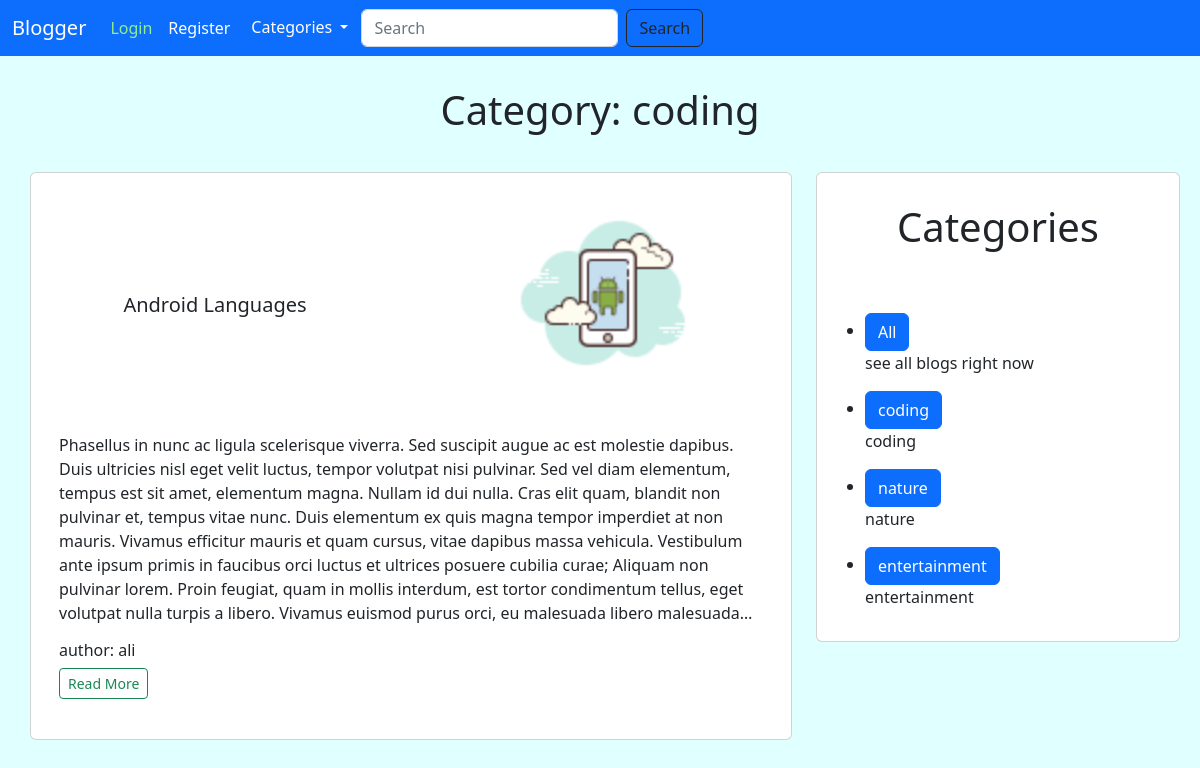
/category/coding/, run on the app's committed database.
### blog/models.py (models this page shows, shortened)
class Blog(models.Model):
    slug = models.CharField(max_length=500, unique=True)
    created_on = models.DateTimeField(auto_now_add=True)
    author = models.ForeignKey(User, on_delete=models.CASCADE)
    title = models.CharField(max_length=150)
    body = models.TextField(max_length=4000)
    category = models.ForeignKey(
        Category, on_delete=models.PROTECT, null=False)
    image = models.ImageField(default='kiaei.jpg',
                              upload_to='blog_pictures')
    likes = models.ManyToManyField(User, related_name='blog_posts')

class Category(models.Model):
    name = models.CharField(max_length=150)
    description = models.CharField(max_length=1000)

### blog/views.py (the view)
# urls.py: path('category/<str:cats>/', views.category, name='category'),
def category(request, cats):
    category_name = Category.objects.get(name=cats)
    category_blogs = Blog.objects.filter(category=category_name)
    categories = Category.objects.all()
    return render(request, 'blog/category.html',
                  {'cats': cats, 'category_blogs': category_blogs, 'categories': categories})

### blog/templates/blog/category.html
{% extends 'blog/base.html' %}
{% block body %}
<h1>Category: {{cats}}</h1>
<div class="row">
    <div class="col-md-8">
        {% for blog in category_blogs %}
        <div style="margin-left: 30px; margin-bottom: 30px;" class="card">
            <div class="row">
                <div class="col-md-6 text-center">
                    <h5 style="margin-top:120px;" class="card-title">{{blog.title}}</h5>
                </div>
                <div class="col-md-6">
                    <img style="border-radius: 30px; margin-left: 80px; margin-top: 20px;" width="200px" height="200px"
                        src="{{blog.image.url}}" alt="">
                </div>
            </div>
            <div class="row">
                <div style="padding: 40px;" class="col-md-12">
                    <p class="card-text text">{{blog.body}}</p>
                    <h6>author: {{blog.author}}</h6>
                    <a href="{% url 'blog:details' blog.slug %}" class="btn btn-outline-success btn-sm">Read
                        More</a>
                </div>
            </div>
        </div>
        {% endfor %}
    </div>
    <div class="col-md-4">
        <div style="margin-right:20px;" class="card">
            <div class="card-title">
                <h1>Categories</h1>
            </div>
            <div class="card-body">
                <ul>
                    <li>
                        <a class="btn btn-primary" href="{% url 'blog:index' %}">All</a>
                        <p>see all blogs right now</p>
                    </li>
                    {% for category in categories %}
                    <li>
                        <a class="btn btn-primary" href="{% url 'blog:category' category.name %}">{{category.name}}</a>
                        <p>{{category.description}}</p>
                    </li>
                    {% endfor %}
                </ul>
            </div>
        </div>
    </div>
</div>
{% endblock body %}

### blog/static/blog/style.css (style rules this page uses)
h1 { text-align: center; padding: 30px; }
body { background-color: lightcyan; }
.text { overflow: hidden; text-overflow: ellipsis; display: -webkit-box; -webkit-line-clamp: 8; line-clamp: 8; -webkit-box-orient: vertical; }

### data on the page
Blog: title "Android Languages", image (picture), body "Phasellus in nunc ac ligula scelerisque viverra. Sed suscipit augue ac est molestie dapibus. Duis ultricies nisl eget velit luctus, tempor volutpat nisi pulvinar. Sed vel diam elementum, tempus est sit amet, elementum magna. Nullam id dui nulla. Cras elit quam, blandit non pulvinar et, tempus vitae nunc. Duis elementum ex quis magna tempor imperdiet at non mauris. Vivamus efficitur mauris et quam cursus, vitae dapibus massa vehicula. Vestibulum ante ipsum primis in faucibus orci luctus et ultrices posuere cubilia curae; Aliquam non pulvinar lorem. Proin feugiat, quam in mollis interdum, est tortor condimentum tellus, eget volutpat nulla turpis a libero. Vivamus euismod purus orci, eu…", author "ali"
Category: name "coding", description "coding"
Category: name "nature", description "nature"
Category: name "entertainment", description "entertainment"

### other printed values
{{ cats }} "coding"
